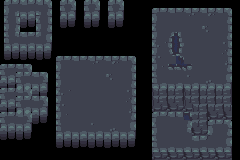

The image is a tile-based game level rendered from a .tmx file. Its description and complete source (layers, tilesets, objects, tile grids) follow:
An orthogonal 30x20 tile map with 8x8 px tiles, 1 tile layer (Camada de Blocos 1).

<map version="1.10" tiledversion="1.11.2" orientation="orthogonal" renderorder="right-down" width="30" height="20" tilewidth="8" tileheight="8" infinite="0" nextlayerid="2" nextobjectid="1">
 <tileset firstgid="1" source="tileset1.tsx" />
 <layer id="1" name="Camada de Blocos 1" width="30" height="20">
  <data encoding="csv">
199,200,201,202,203,204,205,745,746,747,745,746,747,745,746,747,0,0,0,0,0,0,0,0,0,0,0,0,0,0,
245,246,247,248,249,250,251,791,792,793,791,792,793,791,792,793,0,0,0,189,190,191,192,193,194,195,196,197,198,0,
291,292,293,294,295,296,297,837,838,839,837,838,839,837,838,839,0,0,0,235,236,237,238,239,240,241,242,243,244,0,
337,338,339,340,341,342,343,883,884,885,883,884,885,883,884,885,0,0,0,281,282,299,299,285,286,287,288,289,290,0,
383,384,385,386,387,388,389,0,0,0,0,0,0,0,0,0,0,0,0,327,328,543,544,331,332,333,334,335,336,0,
429,430,431,432,433,434,435,0,0,0,0,0,0,0,0,0,0,0,0,373,374,589,590,377,378,379,380,381,382,0,
475,476,477,478,479,480,481,0,0,0,0,0,0,0,0,0,0,0,0,419,420,635,636,423,424,425,426,427,428,0,
521,522,523,524,525,526,527,189,190,191,192,193,194,195,196,197,198,0,0,465,466,299,406,469,470,471,472,473,474,0,
741,742,743,744,0,0,0,235,236,237,238,239,240,241,242,243,244,0,0,511,512,445,445,449,516,517,518,519,520,0,
787,788,741,742,743,744,0,281,282,283,284,285,286,287,288,289,290,0,0,557,558,559,560,561,562,563,564,565,566,0,
833,834,787,788,789,790,0,327,328,329,330,331,332,333,334,335,336,0,0,603,604,605,606,607,608,609,610,611,612,0,
741,742,743,744,835,836,0,373,374,375,376,377,378,379,380,381,382,0,0,1109,1110,1111,1112,1109,1110,1111,1112,1113,1114,0,
787,788,741,742,743,744,0,419,420,421,422,423,424,425,426,427,428,0,0,1109,1110,1111,1112,1109,1110,1111,1112,1113,1114,0,
833,834,787,788,789,790,0,465,466,467,468,469,470,471,472,473,474,0,0,1155,1156,1157,1158,1155,1109,1110,1111,1112,1113,0,
741,742,743,744,835,836,0,511,512,513,514,515,516,517,518,519,520,0,0,189,190,191,197,541,1111,1112,1157,1158,1159,0,
787,788,789,790,881,882,0,557,558,559,560,561,562,563,564,565,566,0,0,281,424,424,424,244,1026,1027,932,933,937,0,
833,834,835,836,0,0,0,603,604,605,606,607,608,609,610,611,612,0,0,327,424,424,424,1117,1072,1073,1074,424,983,0,
879,880,881,882,0,0,0,649,650,651,652,653,654,655,656,657,658,0,0,557,424,424,424,424,1118,1119,424,424,566,0,
0,0,0,0,0,0,0,695,696,697,698,699,700,701,702,703,704,0,0,603,605,606,605,606,605,606,607,608,612,0,
0,0,0,0,0,0,0,0,0,0,0,0,0,0,0,0,0,0,0,1254,1255,1256,1257,1258,1259,1256,1257,1258,1259,0
</data>
 </layer>
</map>
